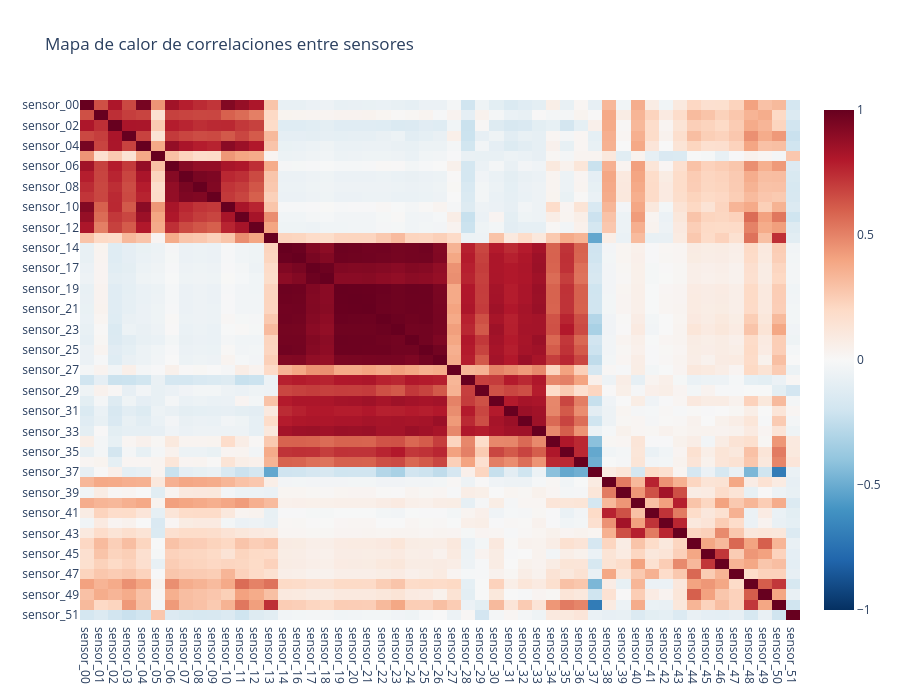

Notebook cell for this chart:
### Markdown cell above
### 9.3 Matriz de correlación entre sensores

### Code cell
corr = df_clean[sensores].corr()
fig = px.imshow(corr, color_continuous_scale="RdBu_r", zmin=-1, zmax=1, aspect="auto",
                title="Mapa de calor de correlaciones entre sensores")
fig.update_layout(height=700); fig.show()

import itertools
pares_altos = [(a,b,round(corr.loc[a,b],2))
               for a,b in itertools.combinations(corr.columns,2) if abs(corr.loc[a,b])>0.9]
print(f"Pares de sensores con |r| > 0.9: {len(pares_altos)}")

### Figure 1 — Plotly figure (JSON) as saved in the notebook; plotly's stock layout.template omitted (floating-point values rounded to 4 significant figures; data arrays with more than 128 entries replaced by an {"elided": "..."} marker saying what was removed)
{"data": [{"coloraxis": "coloraxis", "hovertemplate": "x: %{x}<br>y: %{y}<br>color: %{z}<extra></extra>", "name": "0", "type": "heatmap", "x": ["sensor_00", "sensor_01", "sensor_02", "sensor_03", "sensor_04", "sensor_05", "sensor_06", "sensor_07", "sensor_08", "sensor_09", "sensor_10", "sensor_11", "sensor_12", "sensor_13", "sensor_14", "sensor_16", "sensor_17", "sensor_18", "sensor_19", "sensor_20", "sensor_21", "sensor_22", "sensor_23", "sensor_24", "sensor_25", "sensor_26", "sensor_27", "sensor_28", "sensor_29", "sensor_30", "sensor_31", "sensor_32", "sensor_33", "sensor_34", "sensor_35", "sensor_36", "sensor_37", "sensor_38", "sensor_39", "sensor_40", "sensor_41", "sensor_42", "sensor_43", "sensor_44", "sensor_45", "sensor_46", "sensor_47", "sensor_48", "sensor_49", "sensor_50", "sensor_51"], "xaxis": "x", "y": ["sensor_00", "sensor_01", "sensor_02", "sensor_03", "sensor_04", "sensor_05", "sensor_06", "sensor_07", "sensor_08", "sensor_09", "sensor_10", "sensor_11", "sensor_12", "sensor_13", "sensor_14", "sensor_16", "sensor_17", "sensor_18", "sensor_19", "sensor_20", "sensor_21", "sensor_22", "sensor_23", "sensor_24", "sensor_25", "sensor_26", "sensor_27", "sensor_28", "sensor_29", "sensor_30", "sensor_31", "sensor_32", "sensor_33", "sensor_34", "sensor_35", "sensor_36", "sensor_37", "sensor_38", "sensor_39", "sensor_40", "sensor_41", "sensor_42", "sensor_43", "sensor_44", "sensor_45", "sensor_46", "sensor_47", "sensor_48", "sensor_49", "sensor_50", "sensor_51"], "yaxis": "y", "z": {"elided": "51x51 float values"}}], "layout": {"coloraxis": {"cmax": 1, "cmin": -1, "colorscale": [[0, "rgb(5,48,97)"], [0.1, "rgb(33,102,172)"], [0.2, "rgb(67,147,195)"], [0.3, "rgb(146,197,222)"], [0.4, "rgb(209,229,240)"], [0.5, "rgb(247,247,247)"], [0.6, "rgb(253,219,199)"], [0.7, "rgb(244,165,130)"], [0.8, "rgb(214,96,77)"], [0.9, "rgb(178,24,43)"], [1, "rgb(103,0,31)"]]}, "height": 700, "title": {"text": "Mapa de calor de correlaciones entre sensores"}, "xaxis": {"anchor": "y", "domain": [0, 1]}, "yaxis": {"anchor": "x", "autorange": "reversed", "domain": [0, 1]}}}
